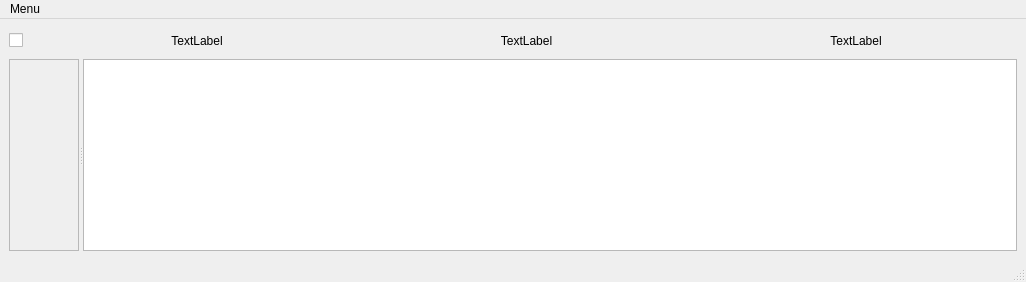
<?xml version="1.0" encoding="UTF-8"?>
<ui version="4.0">
 <class>MainWindow</class>
 <widget class="QMainWindow" name="MainWindow">
  <property name="geometry">
   <rect>
    <x>0</x>
    <y>0</y>
    <width>1026</width>
    <height>282</height>
   </rect>
  </property>
  <property name="windowTitle">
   <string>MainWindow</string>
  </property>
  <widget class="QWidget" name="centralwidget">
   <layout class="QVBoxLayout" name="verticalLayout">
    <item>
     <layout class="QHBoxLayout" name="hblCabecalho" stretch="0,0,0,0">
      <property name="spacing">
       <number>7</number>
      </property>
      <property name="sizeConstraint">
       <enum>QLayout::SetMinimumSize</enum>
      </property>
      <property name="leftMargin">
       <number>0</number>
      </property>
      <property name="topMargin">
       <number>0</number>
      </property>
      <property name="bottomMargin">
       <number>0</number>
      </property>
      <item>
       <widget class="QCheckBox" name="checkBox">
        <property name="sizePolicy">
         <sizepolicy hsizetype="Minimum" vsizetype="Fixed">
          <horstretch>0</horstretch>
          <verstretch>20</verstretch>
         </sizepolicy>
        </property>
        <property name="maximumSize">
         <size>
          <width>20</width>
          <height>16777215</height>
         </size>
        </property>
        <property name="text">
         <string/>
        </property>
       </widget>
      </item>
      <item>
       <widget class="QLabel" name="label_2">
        <property name="sizePolicy">
         <sizepolicy hsizetype="Minimum" vsizetype="Minimum">
          <horstretch>0</horstretch>
          <verstretch>0</verstretch>
         </sizepolicy>
        </property>
        <property name="maximumSize">
         <size>
          <width>16777215</width>
          <height>30</height>
         </size>
        </property>
        <property name="layoutDirection">
         <enum>Qt::LeftToRight</enum>
        </property>
        <property name="text">
         <string>TextLabel</string>
        </property>
        <property name="alignment">
         <set>Qt::AlignCenter</set>
        </property>
       </widget>
      </item>
      <item>
       <widget class="QLabel" name="label_3">
        <property name="sizePolicy">
         <sizepolicy hsizetype="Minimum" vsizetype="Minimum">
          <horstretch>0</horstretch>
          <verstretch>0</verstretch>
         </sizepolicy>
        </property>
        <property name="maximumSize">
         <size>
          <width>16777215</width>
          <height>30</height>
         </size>
        </property>
        <property name="text">
         <string>TextLabel</string>
        </property>
        <property name="scaledContents">
         <bool>false</bool>
        </property>
        <property name="alignment">
         <set>Qt::AlignCenter</set>
        </property>
       </widget>
      </item>
      <item>
       <widget class="QLabel" name="label">
        <property name="sizePolicy">
         <sizepolicy hsizetype="Minimum" vsizetype="Minimum">
          <horstretch>0</horstretch>
          <verstretch>0</verstretch>
         </sizepolicy>
        </property>
        <property name="maximumSize">
         <size>
          <width>16777215</width>
          <height>30</height>
         </size>
        </property>
        <property name="text">
         <string>TextLabel</string>
        </property>
        <property name="alignment">
         <set>Qt::AlignCenter</set>
        </property>
       </widget>
      </item>
     </layout>
    </item>
    <item>
     <widget class="QSplitter" name="splitter">
      <property name="orientation">
       <enum>Qt::Horizontal</enum>
      </property>
      <widget class="QScrollArea" name="scrollArea">
       <property name="sizePolicy">
        <sizepolicy hsizetype="Fixed" vsizetype="Fixed">
         <horstretch>0</horstretch>
         <verstretch>0</verstretch>
        </sizepolicy>
       </property>
       <property name="verticalScrollBarPolicy">
        <enum>Qt::ScrollBarAsNeeded</enum>
       </property>
       <property name="sizeAdjustPolicy">
        <enum>QAbstractScrollArea::AdjustToContents</enum>
       </property>
       <property name="widgetResizable">
        <bool>true</bool>
       </property>
       <widget class="QWidget" name="scrollAreaWidgetContents">
        <property name="geometry">
         <rect>
          <x>0</x>
          <y>0</y>
          <width>68</width>
          <height>187</height>
         </rect>
        </property>
       </widget>
      </widget>
      <widget class="QTableWidget" name="grid"/>
     </widget>
    </item>
   </layout>
  </widget>
  <widget class="QMenuBar" name="menubar">
   <property name="geometry">
    <rect>
     <x>0</x>
     <y>0</y>
     <width>1026</width>
     <height>24</height>
    </rect>
   </property>
   <widget class="QMenu" name="menuMenu">
    <property name="title">
     <string>Menu</string>
    </property>
    <addaction name="separator"/>
   </widget>
   <addaction name="menuMenu"/>
  </widget>
  <widget class="QStatusBar" name="statusbar"/>
  <action name="actAd_Morador">
   <property name="text">
    <string>Adicionar Morador</string>
   </property>
  </action>
  <action name="actionFechar">
   <property name="text">
    <string>Fechar</string>
   </property>
  </action>
 </widget>
 <resources/>
 <connections/>
</ui>
